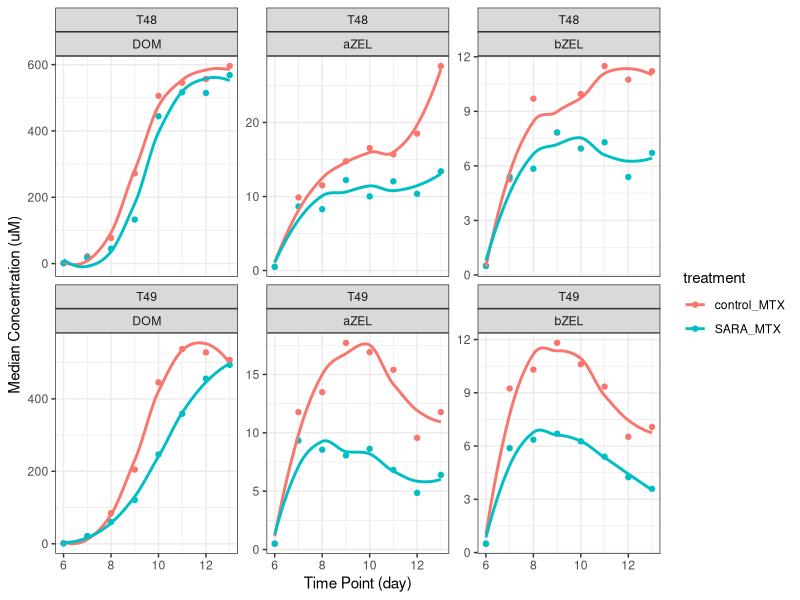

Here is the R script that generated this plot:
library(readr)
library(ggplot2)
library(dplyr)
library(tidyr)

df_myco_t48 <- read_csv("data/chemical_growth_kinetic/myco_T48.csv", col_types = cols(.default = "c"))
df_myco_t48$run <- "T48"

df_myco_t49 <- read_csv("data/chemical_growth_kinetic/myco_T49.csv", col_types = cols(.default = "c"))
df_myco_t49$run <- "T49"

df_myco_exp1 <- bind_rows(df_myco_t48, df_myco_t49)

df_meta_exp1 <- read_csv("data/meta/meta_combined_exp1.csv", col_types = cols(.default = "c"))

df_time <- read_csv("data/meta/hours_to_day.csv", col_types = cols(.default = "c"))

df_myco_comb <- left_join(df_myco_exp1, df_meta_exp1, by = c("run", "reactor")) %>%
    inner_join(df_time, by = "time")

df_myco_summary <- df_myco_comb %>%
    
    gather(compound, concentration, -time, -run, -reactor, -treatment, -day) %>%
    mutate(concentration = as.numeric(concentration)) %>%

    group_by(time, treatment, compound, run) %>%
    mutate(median_concentration = median(concentration)) %>%
    ungroup() %>%
    
    select(day, treatment, compound, run, median_concentration) %>%
    distinct()

df_select_plot <- df_myco_summary %>%
    filter(compound != "DON") %>%
    filter(compound != "ZEN")

df_select_plot$compound <- factor(df_select_plot$compound, levels = c("DOM", "aZEL", "bZEL"))
df_select_plot$day <- as.integer(df_select_plot$day)

ggplot(df_select_plot, aes(x = day, y = median_concentration, colour = treatment)) +
    theme_bw() +
    geom_point(aes(colour = treatment)) +
    facet_wrap(run ~ compound, scales = "free_y") +
    geom_smooth(aes(colour = treatment), se = FALSE) +
    ylab("Median Concentration (uM)") +
    xlab("Time Point (day)")
